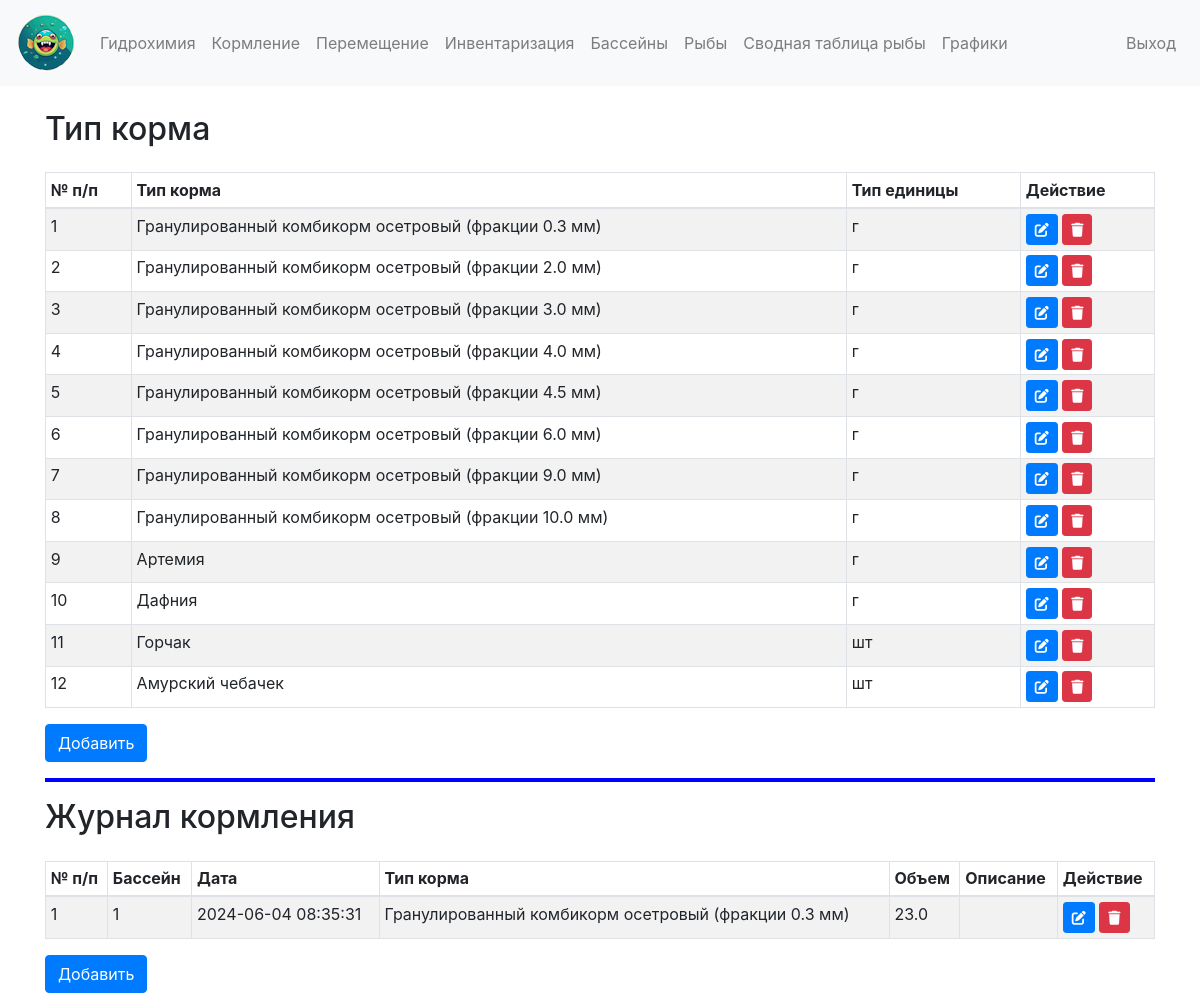
The page /feeding (signed in) on the database its author committed.
### app/models.py (models this page shows)
class FeedType(db.Model):
    id = db.Column(db.Integer, primary_key=True)
    name = db.Column(db.String(100), nullable=False)
    unit = db.Column(db.String(50), nullable=False)

class Feed(db.Model):
    id = db.Column(db.Integer, primary_key=True)
    pool_id = db.Column(db.Integer, db.ForeignKey('pool.id'), nullable=False)
    feed_date = db.Column(db.Integer, nullable=False)
    feed_type_id = db.Column(db.Integer, db.ForeignKey('feed_type.id'), nullable=False)
    feed_value = db.Column(db.Float, nullable=False)
    feed_desc = db.Column(db.Text, nullable=True)
    pool = db.relationship('Pool', backref=db.backref('feeds', lazy=True))
    feed_type = db.relationship('FeedType', backref=db.backref('feeds', lazy=True))

class Pool(db.Model):
    id = db.Column(db.Integer, primary_key=True)
    name = db.Column(db.String(100), nullable=False)

### app/app.py (the view)
@app.route('/feeding')
@login_required
def feeding():
    feed_types = FeedType.query.all()
    feeds = Feed.query.all()
    return render_template('feeding.html', feed_types=feed_types, feeds=feeds)

### app/app.py (called while the page is built)
@login_manager.user_loader
def load_user(user_id):
    return User.query.get(int(user_id))

@app.template_filter('datetimeformat')
def datetimeformat(value, format='%Y-%m-%d %H:%M:%S'):
    return datetime.fromtimestamp(value).strftime(format)

### app/templates/feeding.html
{% extends "base.html" %}
{% block content %}
<h2>Тип корма</h2>
<table class="table table-compact table-striped table-bordered mt-4">
    <thead>
        <tr>
            <th>№ п/п</th>
            <th>Тип корма</th>
            <th>Тип единицы</th>
            <th>Действие</th>
        </tr>
    </thead>
    <tbody>
        {% for feed_type in feed_types %}
        <tr>
            <td>{{ feed_type.id }}</td>
            <td>{{ feed_type.name }}</td>
            <td>{{ feed_type.unit }}</td>
            <td>
                <a href="{{ url_for('edit_feed_type', feed_type_id=feed_type.id) }}" class="btn btn-sm btn-primary"><i class="fas fa-edit"></i></a>
                <form action="{{ url_for('delete_feed_type', feed_type_id=feed_type.id) }}" method="post" style="display:inline;">
                    <button type="submit" class="btn btn-sm btn-danger"><i class="fas fa-trash"></i></button>
                </form>
            </td>
        </tr>
        {% endfor %}
    </tbody>
</table>
<a href="{{ url_for('new_feed_type') }}" class="btn btn-primary">Добавить</a>
<hr style="border: 2px solid blue;">
<h2>Журнал кормления</h2>
<table class="table table-compact table-striped table-bordered mt-4">
    <thead>
        <tr>
            <th>№ п/п</th>
            <th>Бассейн</th>
            <th>Дата</th>
            <th>Тип корма</th>
            <th>Объем</th>
            <th>Описание</th>
            <th>Действие</th>
        </tr>
    </thead>
    <tbody>
        {% for feed in feeds %}
        <tr>
            <td>{{ feed.id }}</td>
            <td>{{ feed.pool.name }}</td>
            <td>{{ feed.feed_date | datetimeformat }}</td>
            <td>{{ feed.feed_type.name }}</td>
            <td>{{ feed.feed_value }}</td>
            <td>{{ feed.feed_desc }}</td>
            <td>
                <a href="{{ url_for('edit_feed', feed_id=feed.id) }}" class="btn btn-sm btn-primary"><i class="fas fa-edit"></i></a>
                <form action="{{ url_for('delete_feed', feed_id=feed.id) }}" method="post" style="display:inline;">
                    <button type="submit" class="btn btn-sm btn-danger"><i class="fas fa-trash"></i></button>
                </form>
            </td>
        </tr>
        {% endfor %}
    </tbody>
</table>
<a href="{{ url_for('new_feed') }}" class="btn btn-primary">Добавить</a>
{% endblock %}

### app/templates/base.html (style rules this page uses)
.table-compact th, .table-compact td { padding: 0.3rem; }

### rows shown on the page
FeedType: id "1", name "Гранулированный комбикорм осетровый (фракции 0.3 мм)", unit "г"
FeedType: id "2", name "Гранулированный комбикорм осетровый (фракции 2.0 мм)", unit "г"
FeedType: id "3", name "Гранулированный комбикорм осетровый (фракции 3.0 мм)", unit "г"
FeedType: id "4", name "Гранулированный комбикорм осетровый (фракции 4.0 мм)", unit "г"
FeedType: id "5", name "Гранулированный комбикорм осетровый (фракции 4.5 мм)", unit "г"
FeedType: id "6", name "Гранулированный комбикорм осетровый (фракции 6.0 мм)", unit "г"
FeedType: id "7", name "Гранулированный комбикорм осетровый (фракции 9.0 мм)", unit "г"
FeedType: id "8", name "Гранулированный комбикорм осетровый (фракции 10.0 мм)", unit "г"
FeedType: id "9", name "Артемия", unit "г"
FeedType: id "10", name "Дафния", unit "г"
FeedType: id "11", name "Горчак", unit "шт"
FeedType: id "12", name "Амурский чебачек", unit "шт"
Feed: id "1", pool.name "1", feed_date "2024-06-04 08:35:31", feed_type.name "Гранулированный комбикорм осетровый (фракции 0.3 мм)", feed_value "23.0"
